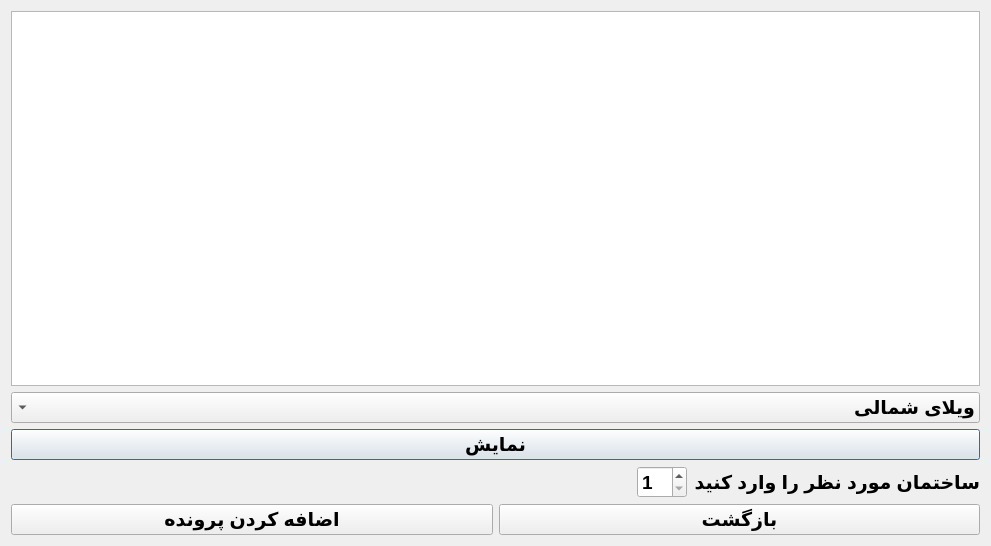
<?xml version="1.0" encoding="UTF-8"?>
<ui version="4.0">
 <class>rentform</class>
 <widget class="QDialog" name="rentform">
  <property name="geometry">
   <rect>
    <x>0</x>
    <y>0</y>
    <width>991</width>
    <height>546</height>
   </rect>
  </property>
  <property name="windowTitle">
   <string>Dialog</string>
  </property>
  <layout class="QVBoxLayout" name="verticalLayout">
   <item>
    <widget class="QTextEdit" name="textEdit">
     <property name="readOnly">
      <bool>true</bool>
     </property>
    </widget>
   </item>
   <item>
    <widget class="QComboBox" name="comboBox">
     <property name="sizePolicy">
      <sizepolicy hsizetype="Preferred" vsizetype="Preferred">
       <horstretch>0</horstretch>
       <verstretch>0</verstretch>
      </sizepolicy>
     </property>
     <property name="font">
      <font>
       <pointsize>14</pointsize>
       <weight>75</weight>
       <bold>true</bold>
      </font>
     </property>
     <property name="layoutDirection">
      <enum>Qt::RightToLeft</enum>
     </property>
     <item>
      <property name="text">
       <string>ویلای شمالی</string>
      </property>
     </item>
     <item>
      <property name="text">
       <string>ویلای جنوبی</string>
      </property>
     </item>
     <item>
      <property name="text">
       <string>خانه اپارتمانی</string>
      </property>
     </item>
    </widget>
   </item>
   <item>
    <widget class="QPushButton" name="pushButton">
     <property name="font">
      <font>
       <pointsize>14</pointsize>
       <weight>75</weight>
       <bold>true</bold>
      </font>
     </property>
     <property name="text">
      <string>نمایش</string>
     </property>
    </widget>
   </item>
   <item>
    <layout class="QHBoxLayout" name="horizontalLayout">
     <item>
      <spacer name="horizontalSpacer">
       <property name="sizePolicy">
        <sizepolicy hsizetype="Preferred" vsizetype="Minimum">
         <horstretch>0</horstretch>
         <verstretch>0</verstretch>
        </sizepolicy>
       </property>
       <property name="font">
        <font>
         <pointsize>14</pointsize>
         <weight>75</weight>
         <bold>true</bold>
        </font>
       </property>
       <property name="orientation">
        <enum>Qt::Horizontal</enum>
       </property>
       <property name="sizeHint" stdset="0">
        <size>
         <width>40</width>
         <height>20</height>
        </size>
       </property>
      </spacer>
     </item>
     <item>
      <widget class="QSpinBox" name="spinBox">
       <property name="sizePolicy">
        <sizepolicy hsizetype="Fixed" vsizetype="Preferred">
         <horstretch>0</horstretch>
         <verstretch>0</verstretch>
        </sizepolicy>
       </property>
       <property name="font">
        <font>
         <pointsize>14</pointsize>
         <weight>75</weight>
         <bold>true</bold>
        </font>
       </property>
       <property name="minimum">
        <number>1</number>
       </property>
       <property name="maximum">
        <number>20</number>
       </property>
      </widget>
     </item>
     <item>
      <widget class="QLabel" name="label">
       <property name="sizePolicy">
        <sizepolicy hsizetype="Fixed" vsizetype="Preferred">
         <horstretch>0</horstretch>
         <verstretch>0</verstretch>
        </sizepolicy>
       </property>
       <property name="font">
        <font>
         <pointsize>14</pointsize>
         <weight>75</weight>
         <bold>true</bold>
        </font>
       </property>
       <property name="text">
        <string>ساختمان مورد نظر را وارد کنید</string>
       </property>
      </widget>
     </item>
    </layout>
   </item>
   <item>
    <layout class="QHBoxLayout" name="horizontalLayout_2">
     <item>
      <widget class="QPushButton" name="pushButton_2">
       <property name="sizePolicy">
        <sizepolicy hsizetype="Minimum" vsizetype="Preferred">
         <horstretch>0</horstretch>
         <verstretch>0</verstretch>
        </sizepolicy>
       </property>
       <property name="font">
        <font>
         <pointsize>14</pointsize>
         <weight>75</weight>
         <bold>true</bold>
        </font>
       </property>
       <property name="text">
        <string>اضافه کردن پرونده</string>
       </property>
      </widget>
     </item>
     <item>
      <widget class="QPushButton" name="pushButton_3">
       <property name="sizePolicy">
        <sizepolicy hsizetype="Minimum" vsizetype="Preferred">
         <horstretch>0</horstretch>
         <verstretch>0</verstretch>
        </sizepolicy>
       </property>
       <property name="font">
        <font>
         <pointsize>14</pointsize>
         <weight>75</weight>
         <bold>true</bold>
        </font>
       </property>
       <property name="text">
        <string>بازگشت</string>
       </property>
      </widget>
     </item>
    </layout>
   </item>
  </layout>
 </widget>
 <resources/>
 <connections/>
</ui>
